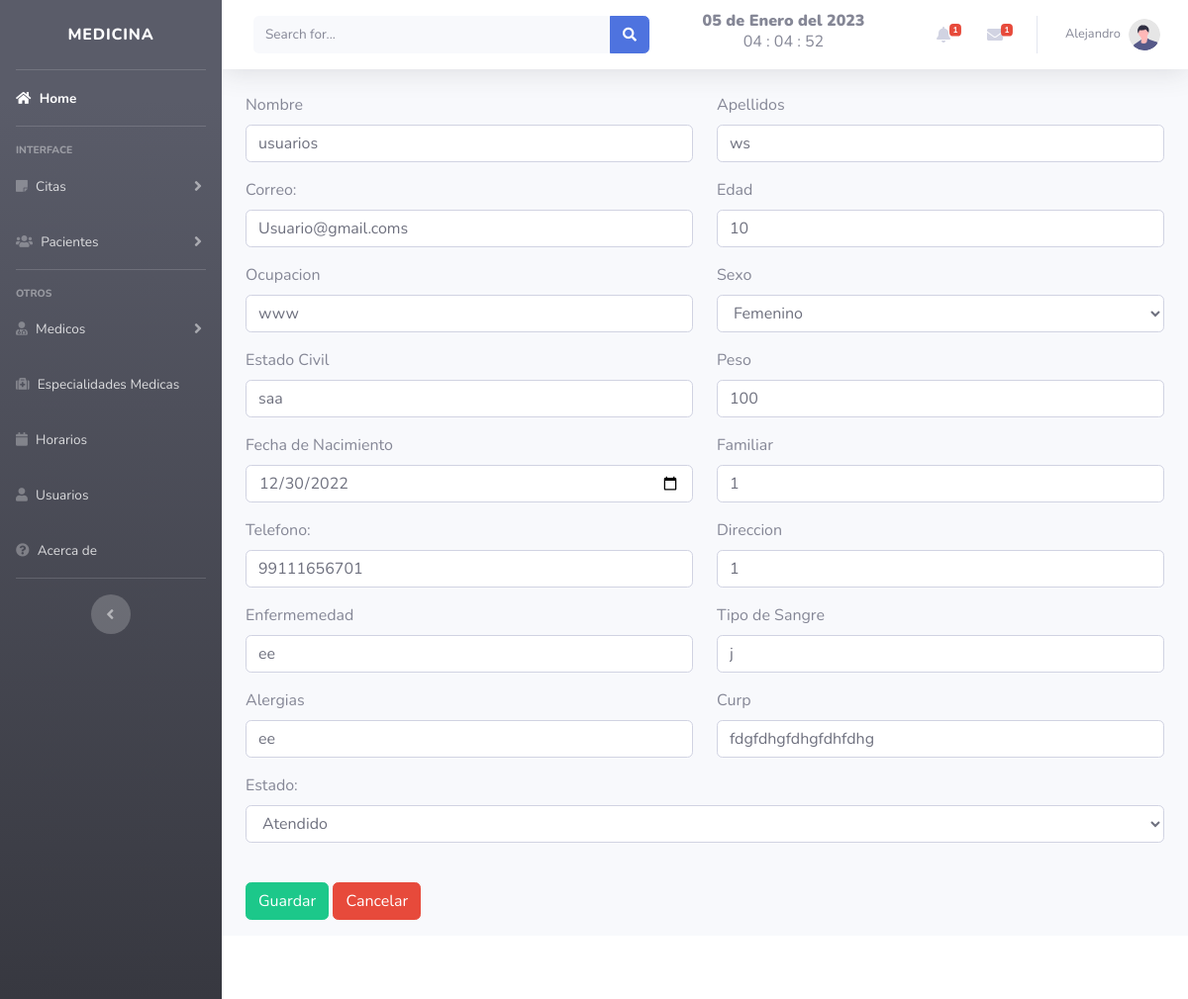
Page /includes/editar_paciente.php?id=10 (signed in) on the committed database.
### tables this page shows
CREATE TABLE `pacientes` (
  `id` int(11) NOT NULL,
  `nombre` varchar(50) NOT NULL,
  `apellidos` varchar(150) NOT NULL,
  `correo` varchar(50) NOT NULL,
  `edad` varchar(150) NOT NULL,
  `ocupacion` varchar(150) NOT NULL,
  `sexo` varchar(50) NOT NULL,
  `estado_civil` varchar(150) NOT NULL,
  `peso` varchar(150) NOT NULL,
  `nacimiento` date NOT NULL,
  `familiar` varchar(150) NOT NULL,
  `telefono` varchar(50) NOT NULL,
  `direccion` varchar(150) NOT NULL,
  `enfermedad` varchar(150) NOT NULL,
  `tipo_sangre` varchar(150) NOT NULL,
  `alergias` varchar(150) NOT NULL,
  `curp` varchar(150) NOT NULL,
  `fecha` timestamp NULL DEFAULT current_timestamp(),
  `estado` varchar(50) NOT NULL,
  `id_user` int(11) NOT NULL
);

### includes/editar_paciente.php (the view, shortened to what this page needs)
<?php
$id = $_GET['id'];
include "db.php";
$consulta = "SELECT * FROM pacientes WHERE id = $id";
$resultado = mysqli_query($conexion, $consulta);
$usuario = mysqli_fetch_assoc($resultado);
?>
<?php include_once "header.php"; ?>
<form action="../includes/functions.php" method="POST">
    <div class="container">
        <div class="row">
            <div class="col-sm-6">
                <div class="mb-3">
                    <label for="nombre" class="form-label">Nombre</label>
                    <input type="text" id="nombre" name="nombre" class="form-control" value="<?php echo $usuario['nombre']; ?>" required>
                </div>
            </div>
            <div class="col-sm-6">
                <div class="mb-3">
                    <label for="nombre" class="form-label">Apellidos</label>
                    <input type="text" id="apellidos" name="apellidos" class="form-control" value="<?php echo $usuario['apellidos']; ?>" required>
                </div>
            </div>
        </div>
        <div class="row">
            <div class="col-sm-6">
                <div class="mb-3">
                    <label for="username">Correo:</label><br>
                    <input type="email" name="correo" id="correo" class="form-control" value="<?php echo $usuario['correo']; ?>">
                </div>
            </div>
            <div class="col-sm-6">
                <div class="mb-3">
                    <label for="username">Edad</label><br>
                    <input type="number" name="edad" id="edad" class="form-control" value="<?php echo $usuario['edad']; ?>">
                </div>
            </div>
        </div>
        <div class="row">
            <div class="col-sm-6">
                <div class="mb-3">
                    <label for="username">Ocupacion</label><br>
                    <input type="text" name="ocupacion" id="ocupacion" class="form-control" value="<?php echo $usuario['ocupacion']; ?>">
                </div>
            </div>
            <div class="col-sm-6">
                <div class="mb-3">
                    <label for="sexo" class="form-label">Sexo</label>
                    <select name="sexo" id="sexo" class="form-control" value="<?php echo $usuario['sexo']; ?>" required>
                        <option <?php echo $usuario['sexo'] === 'Femenino' ? "selected='selected' " : "" ?> value="Femenino">Femenino</option>
                    </select>
                </div>
            </div>
        </div>
        <div class="row">
            <div class="col-sm-6">
                <div class="mb-3">
                    <label for="username">Estado Civil</label><br>
                    <input type="text" name="estado_civil" id="estado_civil" class="form-control" value="<?php echo $usuario['estado_civil']; ?>">
                </div>
            </div>
            <div class="col-sm-6">
                <div class="mb-3">
                    <label for="username">Peso</label><br>
                    <input type="number" name="peso" id="peso" class="form-control" value="<?php echo $usuario['peso']; ?>">
                </div>
            </div>
        </div>
        <div class="row">
            <div class="col-sm-6">
                <div class="mb-3">
                    <label for="username">Fecha de Nacimiento</label><br>
                    <input type="date" name="nacimiento" id="nacimiento" class="form-control" value="<?php echo $usuario['nacimiento']; ?>">
                </div>
            </div>
            <div class="col-sm-6">
                <div class="mb-3">
                    <label for="username">Familiar</label><br>
                    <input type="text" name="familiar" id="familiar" class="form-control" value="<?php echo $usuario['familiar']; ?>">
                </div>
            </div>
        </div>
        <div class="row">
            <div class="col-sm-6">
                <div class="mb-3">
                    <label for="telefono">Telefono:</label><br>
                    <input type="number" name="telefono" id="telefono" class="form-control" value="<?php echo $usuario['telefono']; ?>" required>
                </div>
            </div>
            <div class="col-sm-6">
                <div class="mb-3">
                    <label for="username">Direccion</label><br>
                    <input type="text" name="direccion" id="direccion" class="form-control" value="<?php echo $usuario['direccion']; ?>">
                </div>
            </div>
        </div>
        <div class="row">
            <div class="col-sm-6">
                <div class="mb-3">
                    <label for="username">Enfermemedad</label><br>
                    <input type="text" name="enfermedad" id="enfermedad" class="form-control" value="<?php echo $usuario['enfermedad']; ?>">
                </div>
            </div>
            <div class="col-sm-6">
                <div class="mb-3">
                    <label for="username">Tipo de Sangre</label><br>
                    <input type="text" name="tipo_sangre" id="tipo_sangre" class="form-control" value="<?php echo $usuario['tipo_sangre']; ?>">
                </div>
            </div>
        </div>
        <div class="row">
            <div class="col-sm-6">
                <div class="mb-3">
                    <label for="username">Alergias</label><br>
                    <input type="text" name="alergias" id="alergias" class="form-control" value="<?php echo $usuario['alergias']; ?>">
                </div>
            </div>
            <div class="col-sm-6">
                <div class="mb-3">
                    <label for="username">Curp</label><br>
                    <input type="text" name="curp" id="curp" class="form-control" value="<?php echo $usuario['curp']; ?>">
                </div>
            </div>
        </div>
        <div class="form-group">
            <label for="pendiente" class="form-label">Estado:</label>
            <select name="estado" id="estado" class="form-control"  value="<?php echo $usuario['estado']; ?>" required>
                <option <?php echo $usuario['estado'] === 'Atendido' ? "selected='selected' " : "" ?> value="Atendido">Atendido</option>
            </select>
        </div>
        <br>
        <div class="mb-3">
            <input type="submit" value="Guardar" id="register" class="btn btn-success" name="registrar">
            <a href="../views/pacientes.php" class="btn btn-danger">Cancelar</a>
        </div>
    </div>
</form>
<?php include_once "footer.php"; ?>
</html>

### rows in the picture
pacientes: nombre "usuarios", apellidos "ws", correo "Usuario@gmail.coms", edad "10", ocupacion "www", sexo "Femenino", estado_civil "saa", peso "100", nacimiento "12/30/2022", familiar "1", telefono "99111656701", direccion "1", enfermedad "ee", tipo_sangre "j", alergias "ee", curp "fdgfdhgfdhgfdhfdhg", estado "Atendido"

### other values in the picture
fecha() "05 de Enero del 2023"
$_SESSION['nombre'] "Alejandro"
